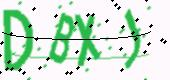
#> input picture 20221123/pic/DBxJ_9.jpg, 170 x 80 px
$ python ChangePic.py
#> lines starting #> are read from the running program, lines starting #| are printed output that depends on the picture; after the words box and inside, x2 and y2 are one past the last pixel; in counts of white or black regions, pixels touching at a corner belong together
#!/usr/bin/env python
# _*_ coding: UTF-8 _*_
"""=================================================
@Project -> File    : 20221123 -> ChangePic.py
@IDE     : PyCharm
@Author  : Aimee
@Date    : 2022/11/23 16:55
@Desc    :
================================================="""
from PIL import Image
import pytesseract


def handler(grays, threshold=160):
    """
    对灰度图片进行二值化处理，默认阈值是160，可根据实际情况调整
    二值化处理其实是根据阈值调整原图的像素值，将大于阈值的像素点改为白色，小于阈值的像素点改为黑色
    :param grays:
    :param threshold:
    :return:
    """
    table = []
    for i in range(256):
        if i < threshold:
            table.append(0)
        else:
            table.append(1)
    anti = grays.point(table, '1')
    return anti


def main():
    img_path = "./pic/DBxJ_9.jpg"
    # 图片灰度处理
    gray = Image.open(img_path).convert('L')
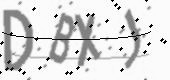
#> gray: PIL image 170x80 L; min 0, max 255, mean 219.2
    # gray.show()
    # 二值化处理
    image = handler(gray)
#> in handler, `anti = grays.point(table, '1')`:
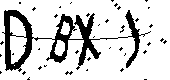
#> anti: PIL image 170x80 1; 82.2% white; 40 black regions (39 under 20 px), largest, box (x1, y1, x2, y2) and area: (2, 10, 151, 72) 2179
    image.show()
    text = pytesseract.image_to_string(image)
    print(text)


if __name__ == '__main__':
    main()
#> (the call stopped at in main, `text = pytesseract.image_to_string(image)`: pytesseract is not available in this run)
